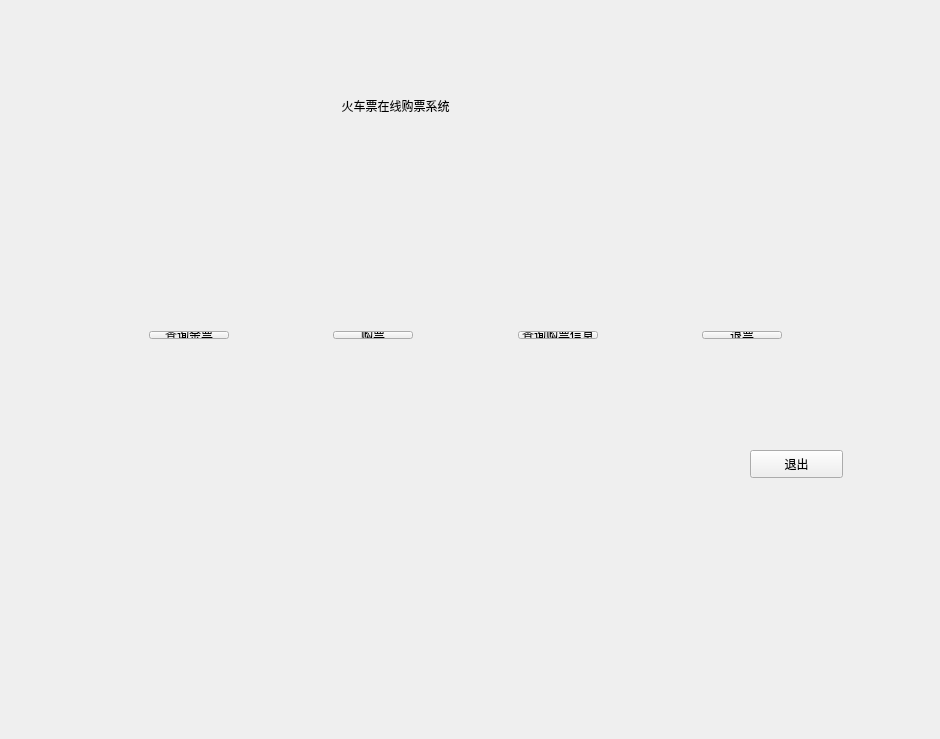
<?xml version="1.0" encoding="UTF-8"?>
<ui version="4.0">
 <class>Widget</class>
 <widget class="QWidget" name="Widget">
  <property name="geometry">
   <rect>
    <x>0</x>
    <y>0</y>
    <width>940</width>
    <height>739</height>
   </rect>
  </property>
  <property name="windowTitle">
   <string>Widget</string>
  </property>
  <widget class="QLabel" name="label">
   <property name="geometry">
    <rect>
     <x>270</x>
     <y>60</y>
     <width>251</width>
     <height>91</height>
    </rect>
   </property>
   <property name="text">
    <string>火车票在线购票系统</string>
   </property>
   <property name="alignment">
    <set>Qt::AlignCenter</set>
   </property>
  </widget>
  <widget class="QPushButton" name="pushButton_out">
   <property name="geometry">
    <rect>
     <x>750</x>
     <y>450</y>
     <width>93</width>
     <height>28</height>
    </rect>
   </property>
   <property name="text">
    <string>退出</string>
   </property>
  </widget>
  <widget class="QWidget" name="">
   <property name="geometry">
    <rect>
     <x>40</x>
     <y>320</y>
     <width>851</width>
     <height>30</height>
    </rect>
   </property>
   <layout class="QHBoxLayout" name="horizontalLayout">
    <item>
     <spacer name="horizontalSpacer">
      <property name="orientation">
       <enum>Qt::Horizontal</enum>
      </property>
      <property name="sizeHint" stdset="0">
       <size>
        <width>40</width>
        <height>20</height>
       </size>
      </property>
     </spacer>
    </item>
    <item>
     <widget class="QPushButton" name="pushButton">
      <property name="text">
       <string>查询余票</string>
      </property>
     </widget>
    </item>
    <item>
     <spacer name="horizontalSpacer_2">
      <property name="orientation">
       <enum>Qt::Horizontal</enum>
      </property>
      <property name="sizeHint" stdset="0">
       <size>
        <width>40</width>
        <height>20</height>
       </size>
      </property>
     </spacer>
    </item>
    <item>
     <widget class="QPushButton" name="pushButton_2">
      <property name="text">
       <string>购票</string>
      </property>
     </widget>
    </item>
    <item>
     <spacer name="horizontalSpacer_3">
      <property name="orientation">
       <enum>Qt::Horizontal</enum>
      </property>
      <property name="sizeHint" stdset="0">
       <size>
        <width>40</width>
        <height>20</height>
       </size>
      </property>
     </spacer>
    </item>
    <item>
     <widget class="QPushButton" name="pushButton_3">
      <property name="text">
       <string>查询购票信息</string>
      </property>
     </widget>
    </item>
    <item>
     <spacer name="horizontalSpacer_4">
      <property name="orientation">
       <enum>Qt::Horizontal</enum>
      </property>
      <property name="sizeHint" stdset="0">
       <size>
        <width>40</width>
        <height>20</height>
       </size>
      </property>
     </spacer>
    </item>
    <item>
     <widget class="QPushButton" name="pushButton_4">
      <property name="text">
       <string>退票</string>
      </property>
     </widget>
    </item>
    <item>
     <spacer name="horizontalSpacer_5">
      <property name="orientation">
       <enum>Qt::Horizontal</enum>
      </property>
      <property name="sizeHint" stdset="0">
       <size>
        <width>40</width>
        <height>20</height>
       </size>
      </property>
     </spacer>
    </item>
   </layout>
  </widget>
 </widget>
 <layoutdefault spacing="6" margin="11"/>
 <resources/>
 <connections>
  <connection>
   <sender>pushButton_out</sender>
   <signal>clicked()</signal>
   <receiver>Widget</receiver>
   <slot>hide()</slot>
   <hints>
    <hint type="sourcelabel">
     <x>796</x>
     <y>463</y>
    </hint>
    <hint type="destinationlabel">
     <x>469</x>
     <y>369</y>
    </hint>
   </hints>
  </connection>
 </connections>
</ui>
